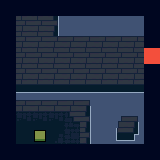

This is a level from a 2D game, rendered from its Tiled map with the project's own tilesets. A one-line summary and the complete map file follow:
An orthogonal 10x10 tile map with 16x16 px tiles, 3 tile layers (walls, paths, btn), 1 hidden layer not drawn and 2 objects (barrel, door).

<map version="1.10" tiledversion="1.12.0" orientation="orthogonal" renderorder="right-down" width="10" height="10" tilewidth="16" tileheight="16" infinite="0" nextlayerid="5" nextobjectid="3">
 <editorsettings>
  <export target="level1.tmx" format="tmx" />
 </editorsettings>
 <tileset firstgid="1" source="tiles1.tsx" />
 <layer id="1" name="walls" width="10" height="10">
  <properties>
   <property name="walkable" type="bool" value="false" />
  </properties>
  <data encoding="csv">
35,35,35,35,35,35,35,35,35,35,
35,0,0,49,50,50,50,50,50,35,
35,0,0,0,0,0,0,0,0,35,
35,0,0,0,0,0,0,0,0,38,
35,0,0,0,0,0,0,0,0,35,
35,42,42,42,42,42,42,42,42,35,
35,0,47,0,0,56,50,50,50,35,
35,0,0,0,0,49,50,55,56,35,
35,0,0,0,0,49,50,63,64,35,
35,35,35,35,35,35,35,35,35,35
</data>
 </layer>
 <layer id="2" name="paths" width="10" height="10">
  <properties>
   <property name="walkable" type="bool" value="true" />
  </properties>
  <data encoding="csv">
0,0,0,0,0,0,0,0,0,0,
0,13,13,0,0,0,0,0,0,0,
0,13,13,57,58,58,58,58,58,0,
0,13,13,13,13,13,13,13,13,0,
0,13,13,13,13,13,13,13,13,0,
0,0,0,0,0,0,0,0,0,0,
0,58,58,58,58,0,0,0,0,0,
0,18,18,18,20,0,0,0,0,0,
0,27,0,1,10,0,0,0,0,0,
0,0,0,0,0,0,0,0,0,0
</data>
 </layer>
 <layer id="3" name="btn" width="10" height="10">
  <properties>
   <property name="type" value="green" />
  </properties>
  <data encoding="csv">
0,0,0,0,0,0,0,0,0,0,
0,0,0,0,0,0,0,0,0,0,
0,0,0,0,0,0,0,0,0,0,
0,0,0,0,0,0,0,0,0,0,
0,0,0,0,0,0,0,0,0,0,
0,0,0,0,0,0,0,0,0,0,
0,0,0,0,0,0,0,0,0,0,
0,0,0,0,0,0,0,0,0,0,
0,0,46,0,0,0,0,0,0,0,
0,0,0,0,0,0,0,0,0,0
</data>
 </layer>
 <layer id="4" name="bridge-b" width="10" height="10" visible="0">
  <properties>
   <property name="dimension" value="B" />
   <property name="walkable" type="bool" value="true" />
  </properties>
  <data encoding="csv">
0,0,0,0,0,0,0,0,0,0,
0,0,0,0,0,0,0,0,0,0,
0,0,0,0,0,0,0,0,0,0,
0,0,0,0,0,0,0,0,0,0,
0,0,0,0,0,0,0,0,0,0,
0,0,0,47,0,0,0,0,0,0,
0,0,0,47,0,0,0,0,0,0,
0,0,0,0,0,0,0,0,0,0,
0,0,0,0,0,0,0,0,0,0,
0,0,0,0,0,0,0,0,0,0
</data>
 </layer>
 <objectgroup id="5" name="objects">
  <object id="1" name="barrel" x="32" y="112" width="16" height="16">
   <properties>
    <property name="dim" value="B" />
    <property name="color" value="green" />
   </properties>
  </object>
  <object id="2" name="door" x="144" y="48" width="16" height="16" />
 </objectgroup>
</map>
